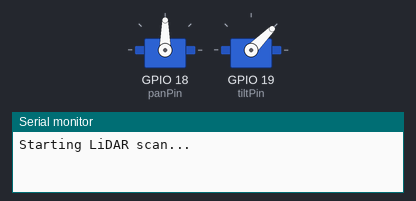
The sketch below on a simulated ESP32. Shown: 2 × servo, the last lines printed to the serial monitor.

Above: at 0.1 s.
At 15.57 s:
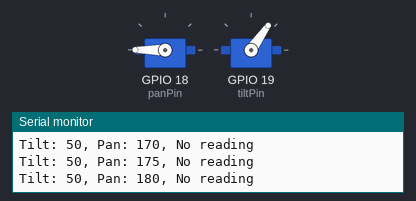
At 27.13 s:
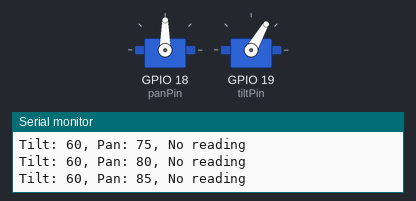
At 38.7 s:
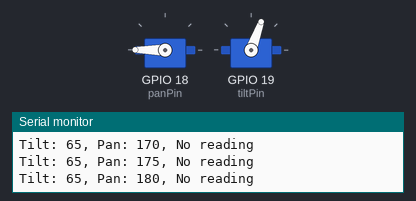
Timing chart, 0 to 40.0 s (numbered marks = the images above):
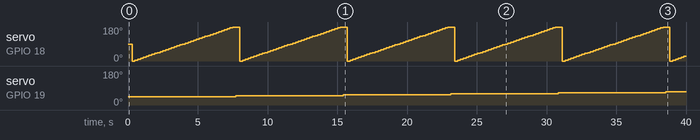

Measured:
- by itself, servo on GPIO 19 (tiltPin): moves from 45° to 70° over 30.8 s

The sketch:

tf1esp.ino
```cpp
#include <HardwareSerial.h>
#include <ESP32Servo.h>

// Create serial port for TF-Luna
HardwareSerial tfSerial(1);  // UART1

// Servo objects
Servo servoPan;   // SG90 - horizontal
Servo servoTilt;  // MG996R - vertical

// Pins
const int panPin = 18;
const int tiltPin = 19;

// Scan angles (adjust as needed)
const int panMin = 0;
const int panMax = 180;
const int tiltMin = 45;
const int tiltMax = 135;
const int stepSize = 5;

// UART TF-Luna
const int tfRx = 16;  // ESP32 RX
const int tfTx = 17;  // ESP32 TX

// Read distance from TF-Luna
int readLidarDistance() {
  uint8_t buf[9];
  if (tfSerial.available() >= 9) {
    tfSerial.readBytes(buf, 9);
    if (buf[0] == 0x59 && buf[1] == 0x59) {
      int dist = buf[2] + buf[3] * 256;
      return dist;
    }
  }
  return -1;
}

void setup() {
  Serial.begin(115200);
  tfSerial.begin(115200, SERIAL_8N1, tfRx, tfTx);
  servoPan.attach(panPin);
  servoTilt.attach(tiltPin);
  Serial.println("Starting LiDAR scan...");
}

void loop() {
  for (int tilt = tiltMin; tilt <= tiltMax; tilt += stepSize) {
    servoTilt.write(tilt);
    delay(300);

    for (int pan = panMin; pan <= panMax; pan += stepSize) {
      servoPan.write(pan);
      delay(200);

      int dist = readLidarDistance();
      if (dist > 0) {
        Serial.printf("Tilt: %d, Pan: %d, Distance: %d\n", tilt, pan, dist);
      } else {
        Serial.printf("Tilt: %d, Pan: %d, No reading\n", tilt, pan);
      }
    }
  }

  Serial.println("Scan complete.\n");
  delay(2000);
}
```
